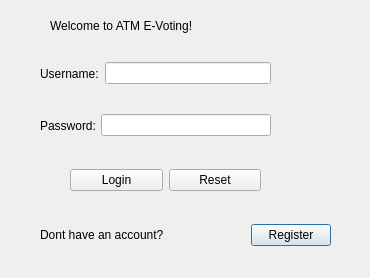
<?xml version="1.0" encoding="UTF-8"?>
<ui version="4.0">
 <class>LoginDialog</class>
 <widget class="QDialog" name="LoginDialog">
  <property name="geometry">
   <rect>
    <x>0</x>
    <y>0</y>
    <width>370</width>
    <height>278</height>
   </rect>
  </property>
  <property name="sizePolicy">
   <sizepolicy hsizetype="Fixed" vsizetype="Fixed">
    <horstretch>0</horstretch>
    <verstretch>0</verstretch>
   </sizepolicy>
  </property>
  <property name="windowTitle">
   <string>Dialog</string>
  </property>
  <property name="sizeGripEnabled">
   <bool>false</bool>
  </property>
  <widget class="QLabel" name="label_4">
   <property name="geometry">
    <rect>
     <x>50</x>
     <y>10</y>
     <width>190</width>
     <height>31</height>
    </rect>
   </property>
   <property name="sizePolicy">
    <sizepolicy hsizetype="Maximum" vsizetype="Maximum">
     <horstretch>2</horstretch>
     <verstretch>0</verstretch>
    </sizepolicy>
   </property>
   <property name="text">
    <string>Welcome to ATM E-Voting!</string>
   </property>
  </widget>
  <widget class="QWidget" name="layoutWidget">
   <property name="geometry">
    <rect>
     <x>40</x>
     <y>53</y>
     <width>231</width>
     <height>41</height>
    </rect>
   </property>
   <layout class="QHBoxLayout" name="horizontalLayout">
    <item>
     <widget class="QLabel" name="label">
      <property name="text">
       <string>Username:</string>
      </property>
      <property name="buddy">
       <cstring>lineEditUsername</cstring>
      </property>
     </widget>
    </item>
    <item>
     <widget class="QLineEdit" name="lineEditUsername"/>
    </item>
   </layout>
  </widget>
  <widget class="QWidget" name="layoutWidget">
   <property name="geometry">
    <rect>
     <x>40</x>
     <y>100</y>
     <width>231</width>
     <height>51</height>
    </rect>
   </property>
   <layout class="QHBoxLayout" name="horizontalLayout_2">
    <property name="spacing">
     <number>5</number>
    </property>
    <item>
     <widget class="QLabel" name="label_2">
      <property name="text">
       <string>Password:</string>
      </property>
      <property name="buddy">
       <cstring>lineEditPassword</cstring>
      </property>
     </widget>
    </item>
    <item>
     <widget class="QLineEdit" name="lineEditPassword"/>
    </item>
   </layout>
  </widget>
  <widget class="QWidget" name="layoutWidget">
   <property name="geometry">
    <rect>
     <x>40</x>
     <y>210</y>
     <width>291</width>
     <height>51</height>
    </rect>
   </property>
   <layout class="QHBoxLayout" name="horizontalLayout_3">
    <property name="spacing">
     <number>10</number>
    </property>
    <property name="sizeConstraint">
     <enum>QLayout::SetNoConstraint</enum>
    </property>
    <item>
     <widget class="QLabel" name="label_3">
      <property name="sizePolicy">
       <sizepolicy hsizetype="Fixed" vsizetype="Fixed">
        <horstretch>0</horstretch>
        <verstretch>0</verstretch>
       </sizepolicy>
      </property>
      <property name="text">
       <string>Dont have an account?</string>
      </property>
     </widget>
    </item>
    <item>
     <spacer name="horizontalSpacer">
      <property name="orientation">
       <enum>Qt::Horizontal</enum>
      </property>
      <property name="sizeHint" stdset="0">
       <size>
        <width>40</width>
        <height>20</height>
       </size>
      </property>
     </spacer>
    </item>
    <item>
     <widget class="QPushButton" name="RegisterPushButton">
      <property name="text">
       <string>Register</string>
      </property>
     </widget>
    </item>
   </layout>
  </widget>
  <widget class="QWidget" name="layoutWidget">
   <property name="geometry">
    <rect>
     <x>70</x>
     <y>160</y>
     <width>191</width>
     <height>41</height>
    </rect>
   </property>
   <layout class="QHBoxLayout" name="horizontalLayout_4">
    <item>
     <widget class="QPushButton" name="pushButtonLogin">
      <property name="text">
       <string>Login</string>
      </property>
     </widget>
    </item>
    <item>
     <widget class="QPushButton" name="pushButtonReset">
      <property name="text">
       <string>Reset</string>
      </property>
     </widget>
    </item>
   </layout>
  </widget>
 </widget>
 <resources/>
 <connections>
  <connection>
   <sender>pushButtonLogin</sender>
   <signal>clicked()</signal>
   <receiver>LoginDialog</receiver>
   <slot>accept()</slot>
   <hints>
    <hint type="sourcelabel">
     <x>134</x>
     <y>185</y>
    </hint>
    <hint type="destinationlabel">
     <x>164</x>
     <y>271</y>
    </hint>
   </hints>
  </connection>
 </connections>
</ui>
